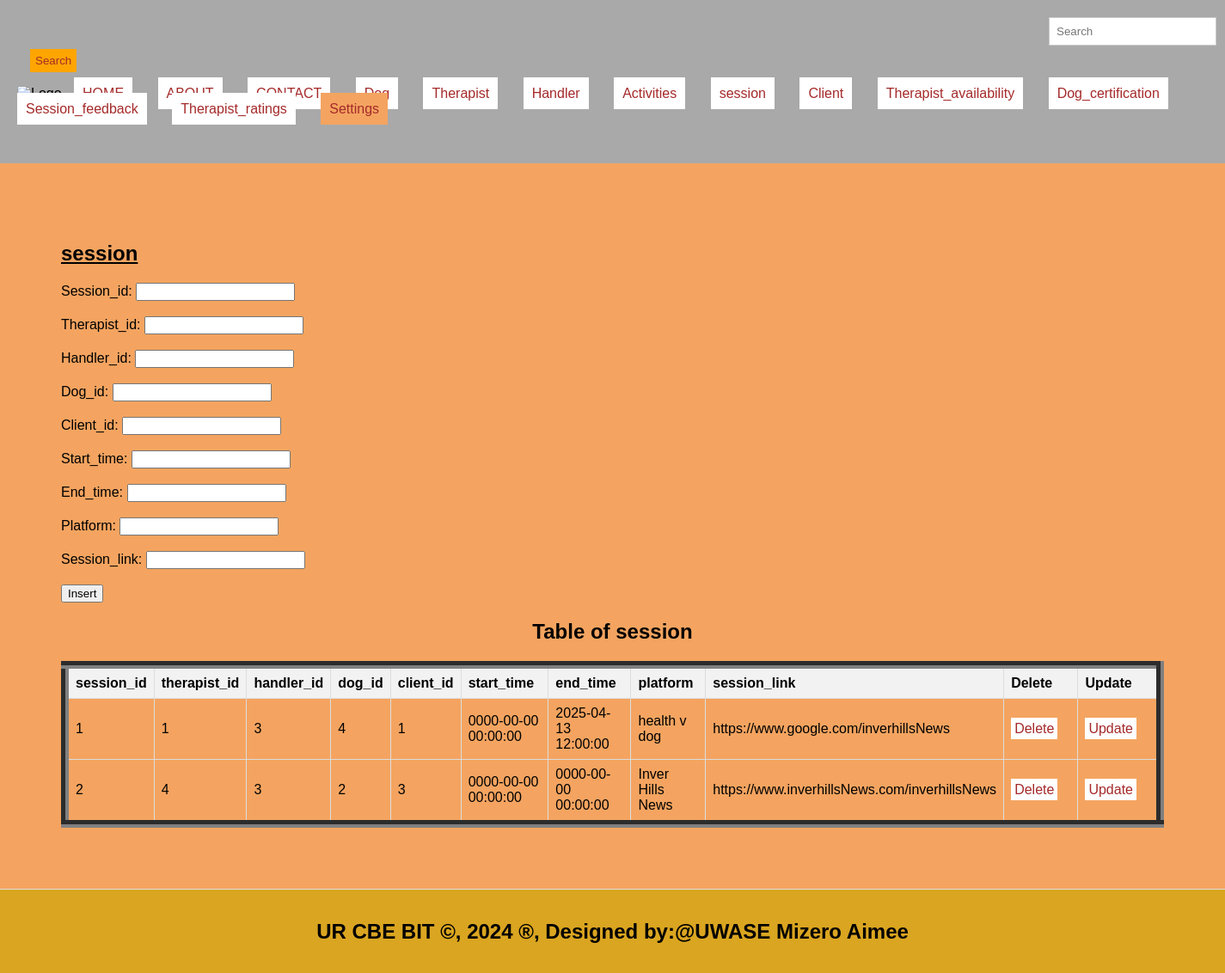
The app's page /session.php with its own data.
### tables this page shows
CREATE TABLE `session` (
  `session_id` int(11) NOT NULL,
  `therapist_id` int(11) DEFAULT NULL,
  `handler_id` int(11) DEFAULT NULL,
  `dog_id` int(11) DEFAULT NULL,
  `client_id` int(11) DEFAULT NULL,
  `start_time` datetime DEFAULT NULL,
  `end_time` datetime DEFAULT NULL,
  `platform` varchar(50) DEFAULT NULL,
  `session_link` varchar(100) DEFAULT NULL
);

### session.php (the view, shortened to what this page needs)
<!DOCTYPE html>
<html lang="en">
<head>
  <link rel="stylesheet" type="text/css" href="style.css" title="style 1" media="screen, tv, projection, handheld, print"/>
  </head>
  <header>
<body bgcolor="sandybrown">
  <form class="d-flex" role="search" action="search.php">
      <input class="form-control me-2" type="search" placeholder="Search" aria-label="Search">
      <button class="btn btn-outline-success" type="submit">Search</button>
    </form>
  <ul style="list-style-type: none; padding: 0;">
    <li style="display: inline; margin-right: 10px;">
  </li>
    <li style="display: inline; margin-right: 10px;"><a href="./home.html">HOME</a>
  </li>
    <li style="display: inline; margin-right: 10px;"><a href="./about.html">ABOUT</a>
  </li>
    <li style="display: inline; margin-right: 10px;"><a href="./contact.html">CONTACT</a>
  </li>
    <li style="display: inline; margin-right: 10px;"><a href="./Dog.php">Dog</a>
  </li>
    <li style="display: inline; margin-right: 10px;"><a href="./therapist.php">Therapist</a>
  </li>
    <li style="display: inline; margin-right: 10px;"><a href="./handler.php">Handler</a>
  </li>
    <li style="display: inline; margin-right: 10px;"><a href="./activities.php">Activities</a>
  </li>
    <li style="display: inline; margin-right: 10px;"><a href="./session.php">session</a>
  </li>
    <li style="display: inline; margin-right: 10px;"><a href="./client.php">Client</a>
  </li>
   <li style="display: inline; margin-right: 10px;"><a href="./therapist_availability.php">Therapist_availability</a>
  </li>
    <li style="display: inline; margin-right: 10px;"><a href="./dog_certification.php">Dog_certification</a>
  </li>
    <li style="display: inline; margin-right: 10px;"><a href="./session_feedback.php">Session_feedback</a>
  </li>
    <li style="display: inline; margin-right: 10px;"><a href="./therapist_ratings.php">Therapist_ratings</a>
  </li>
    <li class="dropdown" style="display: inline; margin-right: 10px;">
      <a href="#" style="padding: 10px; color: brown; background-color: sandybrown; text-decoration: none; margin-right: 15px;">Settings</a>
    </li><br><br>
  </ul>
</header>
<section>
    <h1><u> session</u></h1>
    <form method="post" onsubmit="return confirmInsert();">
        <label for="session_id">Session_id:</label>
        <input type="number" id="session_id" name="session_id"><br><br>
        <label for="therapist_id">Therapist_id:</label>
        <input type="text" id="therapist_id" name="therapist_id" required><br><br>
       <label for="handler_id">Handler_id:</label>
        <input type="text" id="handler_id" name="handler_id" required><br><br>
        <label for="dog_id">Dog_id:</label>
        <input type="text" id="dog_id" name="dog_id" required><br><br>
        <label for="client_id">Client_id:</label>
        <input type="text" name="client_id" required><br><br>
        <label for="start_time">Start_time:</label>
        <input type="text" name="start_time" required><br><br>
        <label for="end_time">End_time:</label>
        <input type="text" name="end_time" required><br><br>
        <label for="platform">Platform:</label>
        <input type="text" name="platform" required><br><br>
        <label for="session_link">Session_link:</label>
        <input type="text" name="session_link" required><br><br>
      <input type="submit" name="add" value="Insert">
    </form>
<!DOCTYPE html>
<html>
<head>
</head>
<body>
    <center><h2>Table of session </h2></center>
    <table border="9">
        <tr>
            <th>session_id</th>
            <th>therapist_id</th>
            <th>handler_id</th>
            <th>dog_id</th>
            <th>client_id</th>
            <th>start_time</th>
            <th>end_time</th>
            <th>platform</th>
            <th>session_link</th>
            <th>Delete</th>
            <th>Update</th>
        </tr>
        <?php
        include('databaseconnection.php');
        $sql = "SELECT * FROM session";
        $result = $connection->query($sql);
        if ($result->num_rows > 0) {
            while ($row = $result->fetch_assoc()) {
                $session_id= $row['session_id'];
                echo "<tr>
                    <td>" .$row['session_id'] . "</td>
                    <td>" .$row['therapist_id'] . "</td>
                    <td>" .$row['handler_id'] . "</td>
                    <td>" .$row['dog_id'] . "</td>
                    <td>" .$row['client_id'] . "</td>
                    <td>" .$row['start_time'] ."</td>
                    <td>" .$row['end_time'] ."</td>
                    <td>" .$row['platform'] ."</td>
                    <td>" .$row['session_link'] ."</td>
                    <td><a style='padding:4px' href='delete_session.php?session_id=$session_id'>Delete</a></td>
                    <td><a style='padding:4px' href='update_session.php?session_id=$session_id'>Update</a></td>
                </tr>";
            }
        } else {
            echo "<tr><td colspan='9'>No data found</td></tr>";
        }
        ?>
    </table>
</body>
    </section>
<footer>
  <center>
    <b><h2>UR CBE BIT &copy, 2024 &reg, Designed by:@UWASE Mizero Aimee</h2></b>
  </center>
</footer>
</body>
</html>

### style.css (style rules this page uses)
body { font-family: Arial, sans-serif; margin: 0; padding: 0; }
.form-control { padding: 8px; margin-left: 4px; border: 1px solid #ccc; }
.btn { padding: 6px; background-color: orange; color: brown; border: none; }
.dropdown { position: relative; display: inline; margin-right: 10px; }
body { font-family: Arial,sans-serif; margin:0; padding:0; }
header { background-color:darkgray; padding: 20px; }
.dropdown { position: right; display:right; direction:rtl; }
section { padding:28px; border-bottom: 1px solid #ddd; }
footer { text-align: center; padding: 15px; background-color:darkgray; }

### session.php (style rules this page uses)
a { padding: 10px; color:chocolate; background-color: white; text-decoration: none; margin-right: 15px; }
a:link { color: brown; }
button.btn { margin-left: 15px; margin-top: 4px; }
input.form-control { margin-left: 1200px; padding: 8px; }
section { padding:71px; border-bottom: 1px solid #ddd; }
footer { text-align: center; padding: 15px; background-color:goldenrod; }
table { width: 100%; border-collapse: collapse; }
th, td { border: 1px solid #ddd; padding: 8px; text-align: left; }
th { background-color: #f2f2f2; }

### records on screen
session: session_id "1", therapist "1", handler "3", dog "4", client "1", start_time "0000-00-00 00:00:00", end_time "2025-04-13 12:00:00", platform "health v dog", session_link "https://www.google.com/inverhillsNews"
session: session_id "2", therapist "4", handler "3", dog "2", client "3", start_time "0000-00-00 00:00:00", end_time "0000-00-00 00:00:00", platform "Inver Hills News", session_link "https://www.inverhillsNews.com/inverhillsNews"
